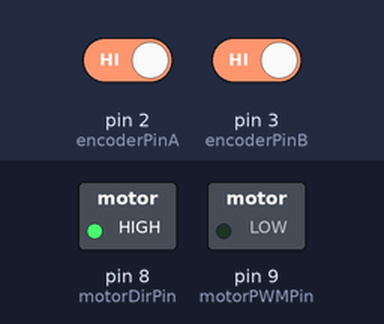
Recording of a sketch running on a simulated Arduino Uno, built with avr-gcc and run on an emulated ATmega328P. On the bench: switched loads named in the sketch (green lamp = pin HIGH). The inputs (shaded band) are chosen by the test bench; at power-on: pin 2 (encoderPinA) HIGH, pin 3 (encoderPinB) HIGH. What the sketch prints to the serial monitor is not drawn.

Above: at 0.1 s.
Timing chart, 0 to 1.6 s (numbered marks = the images above):
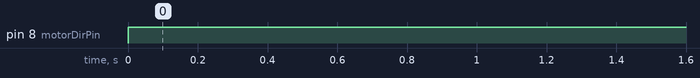

The sketch:

encoder.ino
```cpp
#include "stdlib.h"
// motor control pin
const int motorDirPin = 8; // L298 Input 1
const int motorPWMPin = 9; // L298 Input 2

// encoder pin
const int encoderPinA = 2;
const int encoderPinB = 3;

int encoderPos = 0;
const float ratio = 360./103./52.;

// P control
float Kp = 3;
float targetDeg = 360;

void doEncoderA(){  encoderPos += (digitalRead(encoderPinA)==digitalRead(encoderPinB))?1:-1;}
void doEncoderB(){  encoderPos += (digitalRead(encoderPinA)==digitalRead(encoderPinB))?-1:1;}
void motorStop(){
  digitalWrite(motorDirPin,LOW);
  analogWrite(motorPWMPin,0);
}
void doMotor(bool dir, int vel){
  digitalWrite(motorDirPin, dir);
  analogWrite(motorPWMPin, dir?(255 - vel):vel);
}

void setup() {
  pinMode(encoderPinA, INPUT_PULLUP);
  attachInterrupt(0, doEncoderA, CHANGE);

  pinMode(encoderPinB, INPUT_PULLUP);
  attachInterrupt(1, doEncoderB, CHANGE);

  pinMode(motorDirPin, OUTPUT);

  Serial.begin(4800);
}

void loop() {
  if(Serial.available()){
    targetDeg=(float)Serial.parseInt();
    Serial.println(targetDeg);
  }
  while(1){
    float motorDeg = float(encoderPos)*ratio;
    float error = targetDeg - motorDeg;
    Serial.print("error");
    Serial.println(error);

    if(abs(error)<3.0){
          motorStop();
          break;
    }
    float control = Kp*error;
    float cali_speed=min(abs(control),255);
    if(abs(control)>5 && abs(control)<50){
      cali_speed=max(50,control*4);
    }
    doMotor( (control>=0)?HIGH:LOW, cali_speed);

    Serial.print("target: ");
    Serial.print(targetDeg);
    Serial.print("  encoderPos : ");
    Serial.print(encoderPos);
    Serial.print("   motorDeg : ");
    Serial.print(float(encoderPos)*ratio);
    Serial.print("   error : ");
      Serial.print(error);
    Serial.print("    control : ");
    Serial.print(control);
    Serial.print("    motorVel : ");
    Serial.println(cali_speed);

  }
}
```

Measured:
- by itself, pin 8 (motorDirPin): LOW → HIGH at 0.00 s
